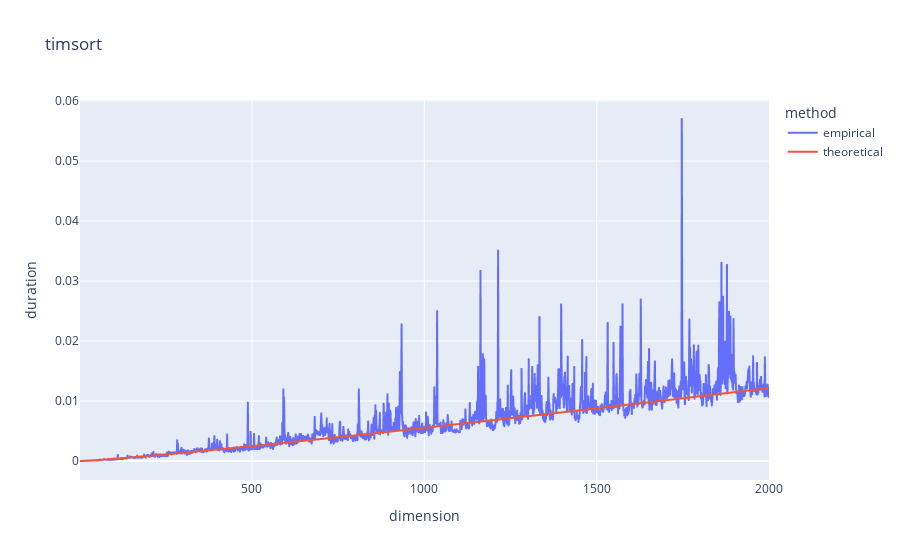

Notebook source saved alongside this figure:
### Code cell
dimensions, durations_emp, title = main("timsort")
durations_th = [math.log(dimensions[i]) * dimensions[i] * 0.0000008 for i in range(len(dimensions))]
visualization(dimensions, durations_emp, durations_th, title)

### Figure 1 — Plotly figure (JSON) as saved in the notebook; plotly's stock layout.template omitted (floating-point values rounded to 4 significant figures; data arrays with more than 128 entries replaced by an {"elided": "..."} marker saying what was removed)
{"data": [{"hovertemplate": "method=empirical<br>dimension=%{x}<br>duration=%{y}<extra></extra>", "legendgroup": "empirical", "line": {"color": "#636efa", "dash": "solid"}, "marker": {"symbol": "circle"}, "mode": "lines", "name": "empirical", "showlegend": true, "type": "scattergl", "x": {"elided": "2000 int values"}, "xaxis": "x", "y": {"elided": "2000 float values"}, "yaxis": "y"}, {"hovertemplate": "method=theoretical<br>dimension=%{x}<br>duration=%{y}<extra></extra>", "legendgroup": "theoretical", "line": {"color": "#EF553B", "dash": "solid"}, "marker": {"symbol": "circle"}, "mode": "lines", "name": "theoretical", "showlegend": true, "type": "scattergl", "x": {"elided": "2000 int values"}, "xaxis": "x", "y": {"elided": "2000 float values"}, "yaxis": "y"}], "layout": {"legend": {"title": {"text": "method"}, "tracegroupgap": 0}, "title": {"text": "timsort"}, "xaxis": {"anchor": "y", "domain": [0, 1], "title": {"text": "dimension"}}, "yaxis": {"anchor": "x", "domain": [0, 1], "title": {"text": "duration"}}}}
